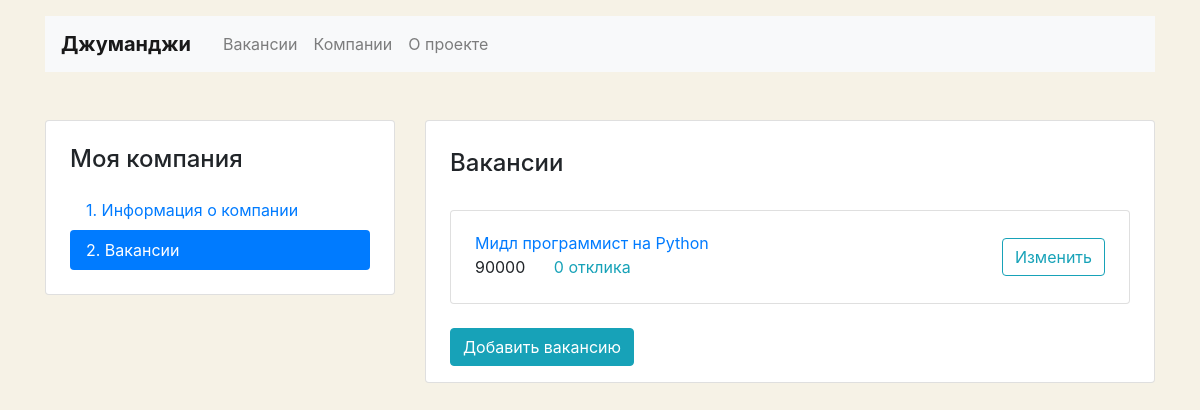
The app's page /mycompany/vacancies/ (signed in), older data.
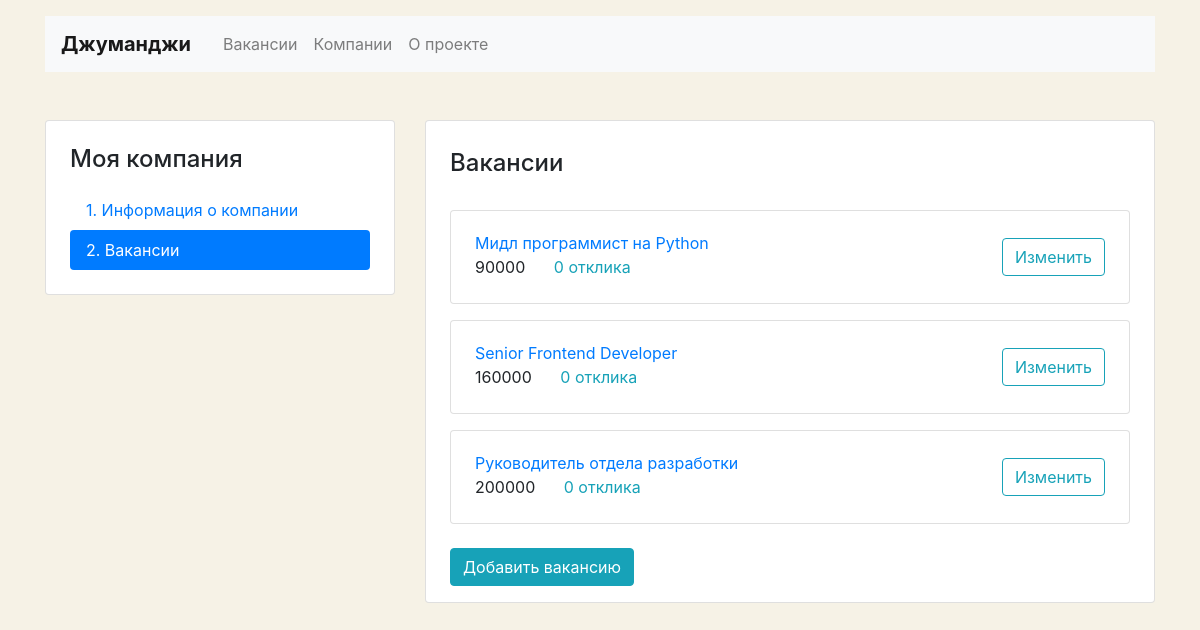
The same page, newer data.
### vacancies/models.py (models this page shows, shortened)
class Vacancy(models.Model):
    title = models.CharField(max_length=75)
    specialty = models.ForeignKey(Specialty, on_delete=models.CASCADE, related_name='vacancies', null=True)
    company = models.ForeignKey(Company, on_delete=models.CASCADE, related_name='vacancies')
    skills = models.CharField(max_length=350)
    description = models.CharField(max_length=700)
    salary_min = models.PositiveIntegerField()
    salary_max = models.PositiveIntegerField()
    published_at = models.DateField()

### mycompany/views.py (the view)
# urls.py: path('vacancies/', MyCompanyVacanciesView.as_view(), name='mycompany vacancies'),
class MyCompanyVacanciesView(View):
    def get(self, request):
        user = request.user
        company = get_object_or_404(Company, owner=user)
        vacancies = Vacancy.objects.filter(company=company).prefetch_related('applications')
        return render(request, 'mycompany/vacancy-list.html', context={
            'vacancies': vacancies
        })

### mycompany/templates/mycompany/vacancy-list.html (shortened to what this page needs)
{% extends 'base.html' %}
{% block content %}
    <main class="container mt-3 pb-5">
        <div class="row mt-5">
            {% include 'mycompany/company-menu.html' with page='vacancy' %}
            <div class="col-12 col-lg-8">
                <div class="card">
                    <div class="card-body px-4 pb-4">
                        <section class="tab-pane fade show active">
                            <h2 class="h4 pt-2 pb-3">Вакансии</h2>
                            {% if vacancies.count > 0 %}
                                {% for vacancy in vacancies %}
                                    <div class="card mt-3">
                                        <div class="card-body px-4">
                                            <div class="row align-items-center">
                                                <div class="col-6 col-lg-8">
                                                    <a href="{% url 'vacancy' vacancy.id %}"
                                                       class="mb-1">{{ vacancy.title }}</a>
                                                    <p class="mb-1">
                                                        <span class="mr-4">{{ vacancy.salary_max }}</span>
                                                        <a href="#" class="text-info">{{ vacancy.applications.count }} отклика</a>
                                                    </p>
                                                </div>
                                                <div class="col-6 col-lg-4 text-right">
                                                    <a href="{% url 'edit vacancy' vacancy.id %}"
                                                       class="btn btn-outline-info">Изменить</a>
                                                </div>
                                            </div>
                                        </div>
                                    </div>
                                {% endfor %}
                            {% else %}
                                <p class="alert alert-info" role="alert">
                                    У вас пока нет вакансий, но вы можете создать первую!
                                </p>
                            {% endif %}
                        </section>
                    </div>
                    <div class="form-group px-4">
                        <form action="{% url 'create vacancy' %}" method="post">
                            <input type="submit" class="btn btn-info" value="Добавить вакансию">
                        </form>
                    </div>
                </div>
            </div>
        </div>
    </main>
{% endblock %}

Row changes from the older to the newer data that the page shows:
added Vacancy: title "Senior Frontend Developer", salary_max "160000", applications.count "0"
added Vacancy: title "Руководитель отдела разработки", salary_max "200000", applications.count "0"
